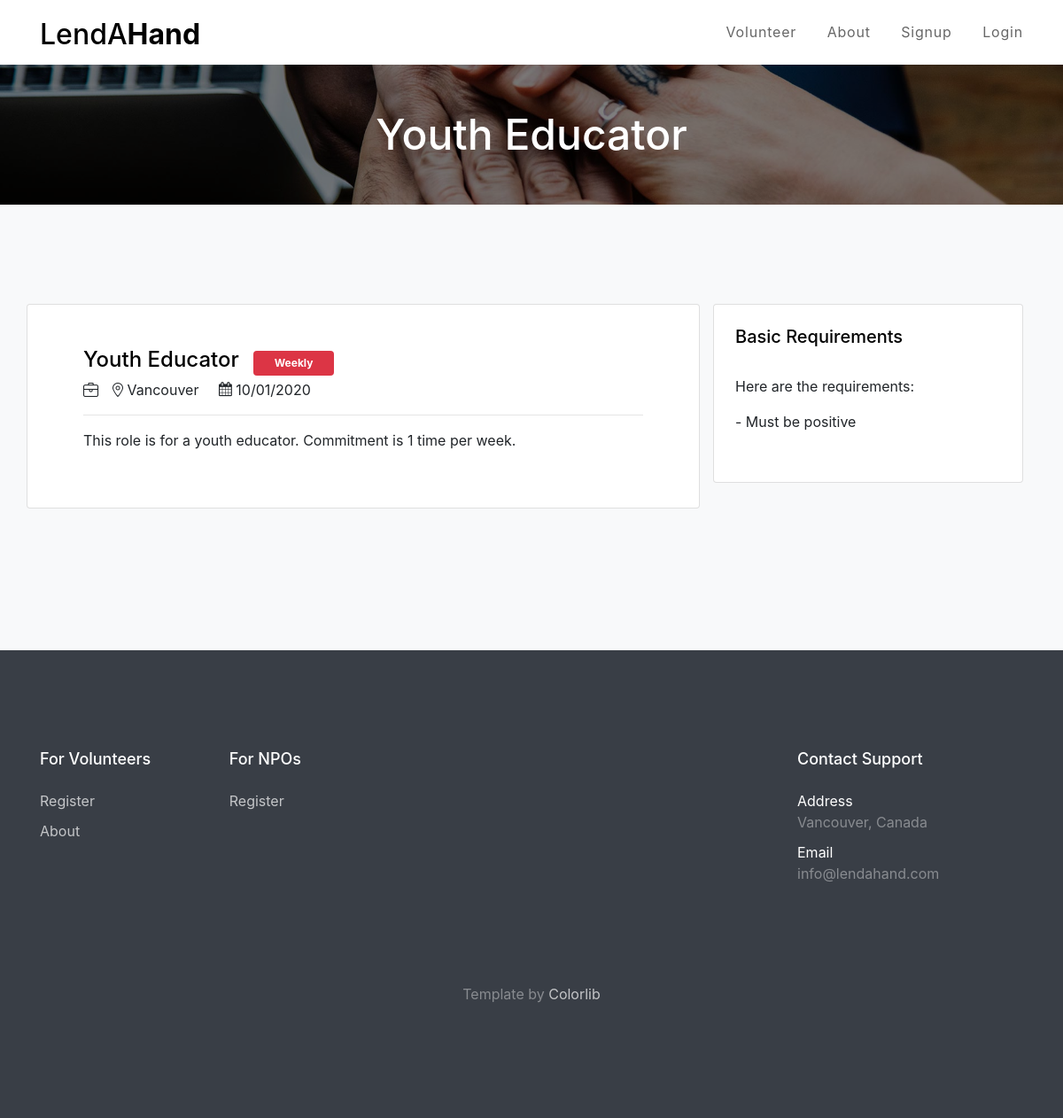
The app's page /listing/1/, older data.
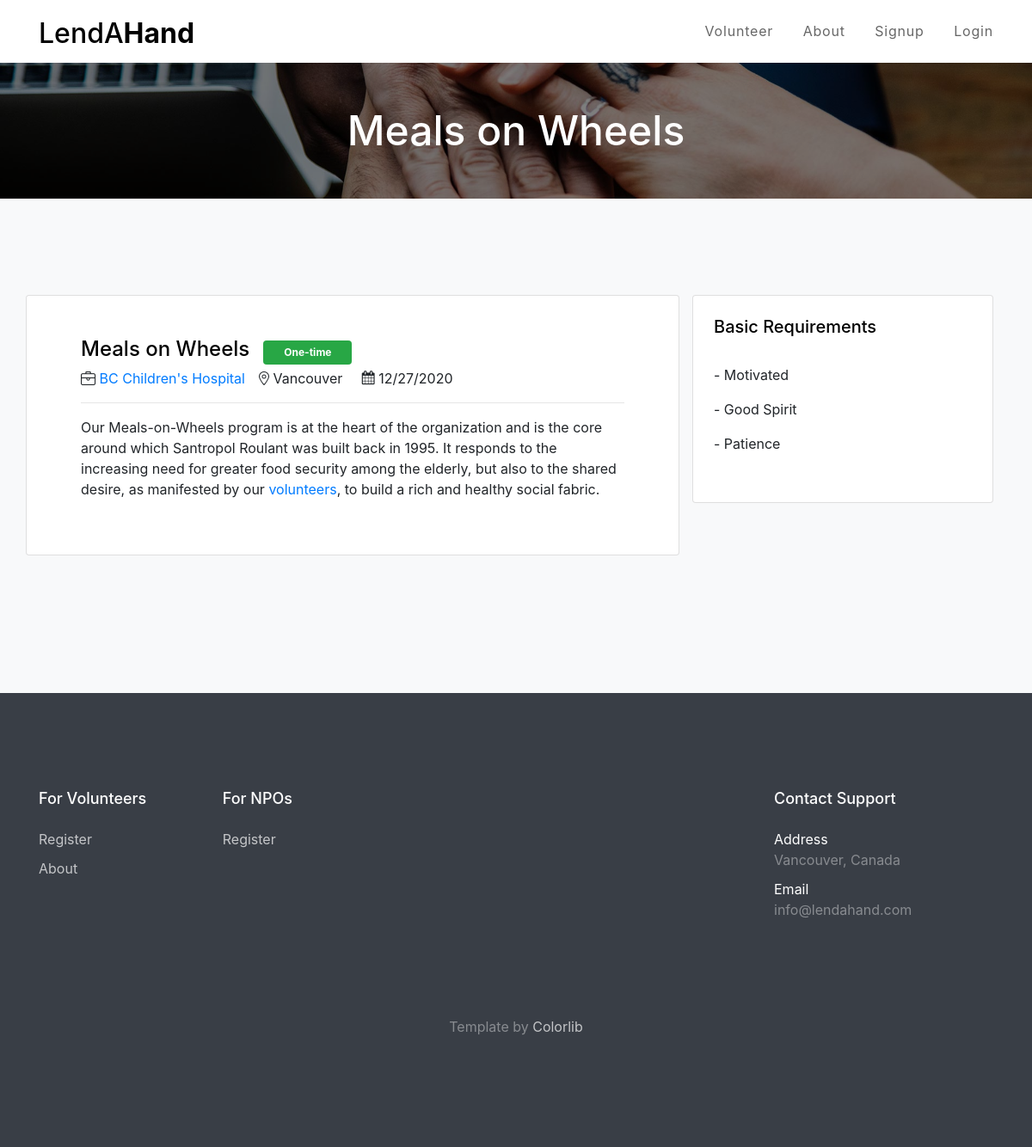
The same page, newer data.
### volunteer/models.py (models this page shows, shortened)
class Listing(models.Model):
    title = models.CharField(max_length=200, unique=False)
    pub_date = models.DateTimeField(auto_now_add=True)
    org = models.ForeignKey('NPO', on_delete=models.CASCADE)
    commitment = models.CharField(max_length=32, choices=CHOICES, default=WEEKLY)
    city = models.CharField(max_length=30, default="")
    text = RichTextField(blank=True, default="")
    requirements = RichTextField(blank=True, default="")
    class Meta:
        verbose_name = "Listing"
        verbose_name_plural = "Listings"
        ordering = ['-pub_date']

class NPO(models.Model):
    user = models.OneToOneField(User, on_delete=models.CASCADE, primary_key=True)
    def __str__(self):
        return str(self.user.name)

class User(AbstractUser):
    is_volunteer = models.BooleanField('volunteer status', default=False)
    is_npo = models.BooleanField('npo status', default=False)
    email = models.CharField(max_length=50, blank=True, default="")
    number = models.CharField(max_length=15, blank=True, default="")
    name = models.CharField(max_length=100, blank=True)
    address = models.CharField(max_length=200, blank=True, default="")
    about = models.TextField(blank=True, default='')

### volunteer/views.py (the view)
# urls.py: path("listing/<int:listing_id>/", views.displayListing, name="displaylisting"),
def displayListing(request, listing_id):
    listing = Listing.objects.get(id=listing_id)
    context = {'listing': listing}
    return render(request, "volunteer/displaylisting.html", context)

### volunteer/templates/volunteer/displaylisting.html (shortened to what this page needs)
{% extends "volunteer/base.html" %}
{% load static %}
{% block content %}
    <div class="unit-5 overlay" style="background-image: url({% static 'images/hero_bg_2.jpg' %});">
      <div class="container text-center">
        <h2 class="mb-0">{{listing.title}}</h2>
      </div>
    </div>
    <div class="site-section bg-light">
      <div class="container">
        <div class="row">
          <div class="col-md-12 col-lg-8 mb-5 card card-text">
            <div class="p-5 bg-white" >
               <div class="job-post-item-header d-flex align-items-center">
                 <h2 class="mr-3 text-black h4">{{listing.title}}</h2>
                 <div class="badge-wrap">
                  <span class=
                  {% if listing.commitment == "One-time" %}
                    "bg-success text-white badge py-2 px-4"
                  {% elif listing.commitment == "Weekly" %}
                    "bg-danger text-white badge py-2 px-4"
                  {% else %}
                    "bg-warning text-white badge py-2 px-4"
                  {% endif %}
                  >{{listing.commitment}}</span>
                 </div>
               </div>
               <div class="job-post-item-body d-block d-md-flex">
                 <div class="mr-3"><span class="fl-bigmug-line-portfolio23"></span> <a href={% url "volunteer:npoprofile" listing.org.user_id %}>{{listing.org}}</a></div>
                 <div><span class="fl-bigmug-line-big104"></span> <span>{{listing.city}}</span></div> &nbsp; &nbsp; &nbsp;
                   <div><span class="icon-calendar"></span> <span>{{listing.pub_date|date:"SHORT_DATE_FORMAT"}}</span></div>
               </div>
            <hr>
              <p>{{listing.text|safe}}</p>
            </div>
          </div>
          <div class="col-lg-4">
            <div class="p-4 mb-3 bg-white card card-text">
              <h3 class="h5 text-black mb-3">Basic Requirements</h3>
              <p>{{listing.requirements|safe}}</p>
          </div>
        </div>
      </div>
    </div>
    </div>
{% endblock content %}

### volunteer/templates/volunteer/base.html (shortened to what this page needs)
{% load static %}
<!DOCTYPE html>
<html lang="en">
<head>
    <link rel="stylesheet" href="{% static "fonts/icomoon/style.css" %}">
    <link rel="stylesheet" href="{% static "css/bootstrap.min.css" %}"
    <link rel="stylesheet" href="{% static "css/magnific-popup.css" %}">
    <link rel="stylesheet" href="{% static "css/jquery-ui.css" %}">
    <link rel="stylesheet" href="{% static "css/owl.carousel.min.css" %}">
    <link rel="stylesheet" href="{% static "css/owl.theme.default.min.css" %}">
    <link rel="stylesheet" href="{% static "css/bootstrap-datepicker.css" %}">
    <link rel="stylesheet" href="{% static "css/animate.css" %}">
    <link rel="stylesheet" href="{% static "fonts/flaticon/font/flaticon.css" %}">
    <link rel="stylesheet" href="{% static "css/fl-bigmug-line.css" %}">
    <link rel="stylesheet" href="{% static "css/aos.css" %}">
    <link rel="stylesheet" href="{% static "css/style.css" %}">
    <link rel="stylesheet" href="https://stackpath.bootstrapcdn.com/bootstrap/4.1.3/css/bootstrap.min.css"
>
</head>
<body>
<div class="site-wrap">
    <header class="site-navbar py-1" role="banner">
        <div class="container">
            <div class="row align-items-center">
                <div class="col-6 col-xl-2">
                    <h1 class="mb-0"><a href="{% url 'volunteer:index' %}"
                                        class="text-black h2 mb-0">LendA<strong>Hand</strong></a></h1>
                </div>
                <div class="col-10 col-xl-10 d-none d-xl-block">
                    <nav class="site-navigation text-right" role="navigation">
                        <ul class="site-menu js-clone-nav mr-auto d-none d-lg-block">
                            <li><a href="{% url 'volunteer:index' %}">Volunteer</a></li>
                            <li><a href="{% url 'volunteer:about' %}">About</a></li>
                            {% if not user.is_authenticated %}
                                <li><a href="{% url 'volunteer:signup' %}">Signup</a></li>
                                <li><a href="{% url 'volunteer:login' %}">Login</a></li>
                            {% endif %}
                        </ul>
                    </nav>
                </div>
                <div class="col-6 col-xl-2 text-right d-block">
                </div>
            </div>
        </div>
    </header>
    {% block content %}{% endblock content %}
    <footer class="site-footer">
        <div class="container">
            <div class="row">
                <div class="col-lg-9">
                    <div class="row">
                        <div class="col-6 col-md-3 col-lg-3 mb-5 mb-lg-0">
                            <h3 class="footer-heading mb-4">For Volunteers</h3>
                            <ul class="list-unstyled">
                                <li><a href="{% url 'volunteer:volunteer_signup' %}">Register</a></li>
                                <li><a href="{% url 'volunteer:about' %}">About</a></li>
                            </ul>
                        </div>
                        <div class="col-6 col-md-3 col-lg-3 mb-5 mb-lg-0">
                            <h3 class="footer-heading mb-4">For NPOs</h3>
                            <ul class="list-unstyled">
                                <li><a href="{% url 'volunteer:npo_signup' %}">Register</a></li>
                            </ul>
                        </div>
                    </div>
                </div>
                <div class="col-lg-3">
                    <h3 class="footer-heading mb-4">Contact Support</h3>
                    <ul class="list-unstyled">
                        <li>
                            <span class="d-block text-white">Address</span>
                            Vancouver, Canada
                        </li>
                        <li>
                            <span class="d-block text-white">Email</span>
                            info@lendahand.com
                        </li>
                    </ul>
                </div>
            </div>
            <div class="row pt-5 mt-5 text-center">
                <div class="col-md-12">
                    <p> Template by <a href="https://colorlib.com">Colorlib</a>
                    </p>
                </div>
            </div>
        </div>
    </footer>
</div>
</body>
</html>

### volunteer/static/css/fl-bigmug-line.css (style rules this page uses)
.fl-bigmug-line-ico, [class^="fl-bigmug-line-"]:before, [class*=" fl-bigmug-line-"]:before, [class^="fl-bigmug-line-"]:after, [class*=" fl-bigmug-line-"]:after { font-family: 'fl-bigmug-line'; font-size: inherit; font-weight: 400; font-style: normal; -webkit-font-smoothing: antialiased; -moz-osx-font-smoothing: grayscale; }
.fl-bigmug-line-big104:before { content: "\e00b"; }
.fl-bigmug-line-portfolio23:before { content: "\e08a"; }

### volunteer/static/css/style.css (style rules this page uses)
body { line-height: 1.7; color: #4d4d4d; font-weight: 400; font-size: 1rem; font-family: "Roboto Mono", SFMono-Regular, Menlo, Monaco, Consolas, "Liberation Mono", "Courier New", monospace; font-family: "Nunito Sans", -apple-system, BlinkMacSystemFont, "Segoe UI", Roboto, "Helvetica Neue", Arial, sans-serif, "Apple Color Emoji", "Segoe UI Emoji", "Segoe UI Symbol", "Noto Color Emoji"; }
a { -webkit-transition: .3s all ease; -o-transition: .3s all ease; transition: .3s all ease; }
.text-black { color: #000 !important; }
.site-wrap:before { -webkit-transition: .3s all ease-in-out; -o-transition: .3s all ease-in-out; transition: .3s all ease-in-out; background: rgba(0, 0, 0, 0.6); content: ""; position: absolute; z-index: 2000; top: 0; left: 0; right: 0; bottom: 0; opacity: 0; visibility: hidden; }
.site-section { padding: 3em 0; }
@media (min-width: 768px) { .site-section { padding: 7em 0; } }
.site-footer { padding: 7em 0; background: #393e46; color: rgba(255, 255, 255, 0.4); }
.site-footer a { color: rgba(255, 255, 255, 0.7); }
.site-footer .footer-heading { font-size: 18px; color: #fff; }
.site-footer ul li { margin-bottom: 10px; }
.site-navbar { margin-bottom: 0px; width: 100%; border-bottom: none; z-index: 2; position: relative; }
.site-navbar .site-navigation .site-menu { margin-bottom: 0; margin-left: 0; padding-left: 0; }
.site-navbar .site-navigation .site-menu a { text-decoration: none !important; display: inline-block; }
.site-navbar .site-navigation .site-menu > li { display: inline-block; padding: 10px 5px; }
.site-navbar .site-navigation .site-menu > li > a { padding: 10px 10px; letter-spacing: .05em; color: rgba(0, 0, 0, 0.6); text-decoration: none !important; }
.site-navbar .site-navigation .site-menu > li:last-child { padding-right: 0; }
.site-navbar .site-navigation .site-menu > li:last-child > a { padding-right: 0; }
.site-mobile-menu .site-nav-wrap { padding: 0; margin: 0; list-style: none; position: relative; }
.site-mobile-menu .site-nav-wrap a { padding: 10px 20px; display: block; position: relative; color: #212529; }
.site-mobile-menu .site-nav-wrap li { position: relative; display: block; }
.site-mobile-menu .site-nav-wrap > li { display: block; position: relative; float: left; width: 100%; }
.site-mobile-menu .site-nav-wrap > li > a { padding-left: 20px; font-size: 20px; }
.unit-5 { padding-top: 50px; padding-bottom: 50px; background-size: cover; background-position: center center; }
.unit-5.overlay { position: relative; }
.unit-5.overlay:before { position: absolute; content: ""; left: 0; right: 0; bottom: 0; top: 0; z-index: 1; background: rgba(0, 0, 0, 0.5); }
.unit-5 > .container { z-index: 2; position: relative; }
.unit-5 h2 { color: #fff; font-size: 3rem; }

Row changes from the older to the newer data that the page shows:
changed Listing "Vancouver": title "Youth Educator" → "Meals on Wheels"; commitment "Weekly" → "One-time"; org_id 1 → 4 (drawn); org (not shown) → "BC Children's Hospital"; pub_date "10/01/2020" → "12/27/2020"; text "This role is for a youth educator. Commitment is 1 time per week." → "Our Meals-on-Wheels program is at the heart of the organization and is the core around which Santropol Roulant was built back in 1995. It responds to the increasing need for greater food security among the elderly, but also to the shared desire, as manifested by our volunteers , to build a rich and healthy social fabric."; requirements "Here are the requirements: - Must be positive" → "- Motivated - Good Spirit - Patience"
